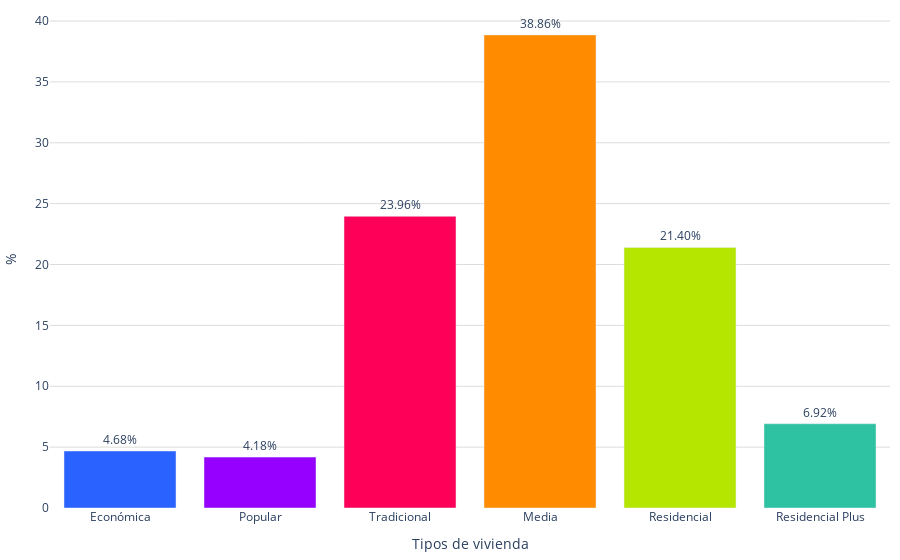

Notebook code cell kept with this figure:
### Code cell
labels = creditos_vivienda['vivienda_valor']
values = creditos_vivienda['promedio']
colores = ['#2962ff', '#9500ff', '#ff0059', '#ff8c00', '#b4e600', '#2EC2A2','#E50CB6']

fig = go.Figure()
fig.add_trace(go.Bar(
        x=labels, 
        y=values, 
        marker_color=colores,
        text=values,  # Texto que se mostrará en las barras (porcentaje)
        textposition='outside',  # Posición del texto (puede ser 'inside' o 'outside')
        texttemplate='%{text:.2f}%', 
    )
)    
fig.update_layout(
    #barmode='stack', 
    #title='Distribución de créditos por vivienda valor (2022)',
    #title_font_size = 22,
    xaxis=dict(title="Tipos de vivienda"),
    yaxis=dict(
        title='%', # Título del eje y
        gridcolor='#dddcda', # Color de las líneas que dividen los rangos del eje Y         
    ),  margin=dict(l=10, r=10, t=10, b=10),  # Ajusta los márgenes (left, right, top, bottom)
    plot_bgcolor='rgba(0,0,0,0)',  # Color de fondo del gráfico
    legend=dict(
        yanchor="top",
        y=0.99,
    )
)

# Exportar gráfica como archivo HTML
def guardar_grafico_como_html(fig, nombre_archivo, carpeta='assets\graficas'):
    # Crear la carpeta si no existe
    if not os.path.exists(carpeta):
        os.makedirs(carpeta)
    config = {
        'displaylogo': False,  # Ocultar el logo de Plotly
        'modeBarButtonsToRemove': [
            'toImage',       # Botón para guardar como imagen
            'select2d',      # Box select
            'lasso2d',       # Lasso select
            'resetScale2d',  # Reset Axes
        ]
    }
    # Gráfica como archivo HTML en la carpeta especificada
    pio.write_html(fig, f'{carpeta}/{nombre_archivo}.html', config=config)

guardar_grafico_como_html(fig, 'g_bar_creditos_vivienda_2022', carpeta='assets\graficas')
fig.show()

### Figure 1 — Plotly figure (JSON) as saved in the notebook; plotly's stock layout.template omitted (floating-point values rounded to 4 significant figures)
{"data": [{"marker": {"color": ["#2962ff", "#9500ff", "#ff0059", "#ff8c00", "#b4e600", "#2EC2A2", "#E50CB6"]}, "text": [4.68, 4.18, 23.96, 38.86, 21.4, 6.92], "textposition": "outside", "texttemplate": "%{text:.2f}%", "type": "bar", "x": ["Económica", "Popular", "Tradicional", "Media", "Residencial", "Residencial Plus"], "y": [4.68, 4.18, 23.96, 38.86, 21.4, 6.92]}], "layout": {"legend": {"y": 0.99, "yanchor": "top"}, "margin": {"b": 10, "l": 10, "r": 10, "t": 10}, "plot_bgcolor": "rgba(0,0,0,0)", "xaxis": {"title": {"text": "Tipos de vivienda"}}, "yaxis": {"gridcolor": "#dddcda", "title": {"text": "%"}}}}
